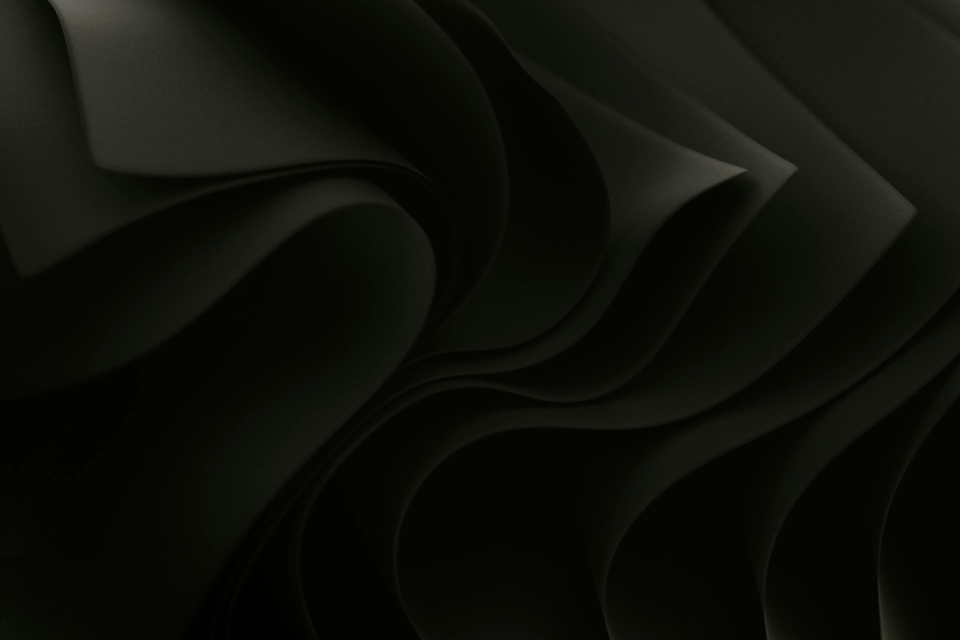
#> input picture .config/quickshell/Assets/Images/default-wallpaper.webp, 3840 x 2560 px (shown at 1/4 size)
$ python generate_colors_material.py --path ../../Assets/Images/default-wallpaper.webp
#> lines starting #> are read from the running program, lines starting #| are printed output that depends on the picture
#!/usr/bin/env -S\_/bin/sh\_-c\_"source\_\$(eval\_echo\_\$CARBON_VIRTUAL_ENV)/bin/activate&&exec\_python\_-E\_"\$0"\_"\$@""
import argparse
import math
import tomllib
from PIL import Image
from materialyoucolor.quantize import QuantizeCelebi
from materialyoucolor.score.score import Score
from materialyoucolor.hct import Hct
from materialyoucolor.dynamiccolor.material_dynamic_colors import MaterialDynamicColors
from materialyoucolor.utils.color_utils import (rgba_from_argb, argb_from_rgb, argb_from_rgba)
from materialyoucolor.utils.math_utils import (sanitize_degrees_double, difference_degrees, rotation_direction)

parser = argparse.ArgumentParser(description='Color generation script')
parser.add_argument('--path', type=str, default=None, help='generate colorscheme from image')
parser.add_argument('--size', type=int , default=128 , help='bitmap image size')
parser.add_argument('--color', type=str, default=None, help='generate colorscheme from color')
parser.add_argument('--mode', type=str, choices=['dark', 'light'], default='dark', help='dark or light mode')
parser.add_argument('--scheme', type=str, default='vibrant', help='material scheme to use')
parser.add_argument('--contrast', type=float, default=0.0, help='Material contrast level from -1 to 1')
parser.add_argument('--smart', action='store_true', default=False, help='decide scheme type based on image color')
parser.add_argument('--transparency', type=str, choices=['opaque', 'transparent'], default='opaque', help='enable transparency')
parser.add_argument('--termscheme', type=str, default=None, help='TOML file containing the terminal scheme for generating term colors')
parser.add_argument('--harmony', type=float , default=0.8, help='(0-1) Color hue shift towards accent')
parser.add_argument('--harmonize_threshold', type=float , default=100, help='(0-180) Max threshold angle to limit color hue shift')
parser.add_argument('--term_fg_boost', type=float , default=0.35, help='Make terminal foreground more different from the background')
parser.add_argument('--blend_bg_fg', action='store_true', default=False, help='Shift terminal background or foreground towards accent')
parser.add_argument('--cache', type=str, default=None, help='file path to store the generated color')
parser.add_argument('--debug', action='store_true', default=False, help='debug mode')
args = parser.parse_args()

rgba_to_hex = lambda rgba: "#{:02X}{:02X}{:02X}".format(rgba[0], rgba[1], rgba[2])
argb_to_hex = lambda argb: "#{:02X}{:02X}{:02X}".format(*map(round, rgba_from_argb(argb)))
hex_to_argb = lambda hex_code: argb_from_rgb(int(hex_code[1:3], 16), int(hex_code[3:5], 16), int(hex_code[5:], 16))
display_color = lambda rgba : "\x1B[38;2;{};{};{}m{}\x1B[0m".format(rgba[0], rgba[1], rgba[2], "\x1b[7m   \x1b[7m")

def calculate_optimal_size (width: int, height: int, bitmap_size: int) -> (int, int):
    image_area = width * height;
    bitmap_area = bitmap_size ** 2
    scale = math.sqrt(bitmap_area/image_area) if image_area > bitmap_area else 1
    new_width = round(width * scale)
    new_height = round(height * scale)
    if new_width == 0:
        new_width = 1
    if new_height == 0:
        new_height = 1
    return new_width, new_height

def harmonize (design_color: int, source_color: int, threshold: float = 35, harmony: float = 0.5) -> int:
    from_hct = Hct.from_int(design_color)
    to_hct = Hct.from_int(source_color)
    difference_degrees_ = difference_degrees(from_hct.hue, to_hct.hue)
    rotation_degrees = min(difference_degrees_ * harmony, threshold)
    output_hue = sanitize_degrees_double(
        from_hct.hue + rotation_degrees * rotation_direction(from_hct.hue, to_hct.hue)
    )
    return Hct.from_hct(output_hue, from_hct.chroma, from_hct.tone).to_int()

def boost_chroma_tone (argb: int, chroma: float = 1, tone: float = 1) -> int:
    hct = Hct.from_int(argb)
    return Hct.from_hct(hct.hue, hct.chroma * chroma, hct.tone * tone).to_int()

darkmode = (args.mode == 'dark')
transparent = (args.transparency == 'transparent')

if args.path is not None:
    image = Image.open(args.path)
#> image is the input picture: PIL image 3840x2560 RGB; mean R, G, B 14.1, 15.5, 9.3

    if image.format == "GIF":
        image.seek(1)

    if image.mode in ["L", "P"]:
        image = image.convert('RGB')
    wsize, hsize = image.size
#> wsize = 3840; hsize = 2560
    wsize_new, hsize_new = calculate_optimal_size(wsize, hsize, args.size)
#> wsize_new = 157; hsize_new = 105
    if wsize_new < wsize or hsize_new < hsize:
        image = image.resize((wsize_new, hsize_new), Image.Resampling.BICUBIC)
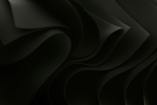
#> image: PIL image 157x105 RGB; mean R, G, B 14.1, 15.5, 9.3
#> (the run stopped early here; a loop or call above may not have finished)
